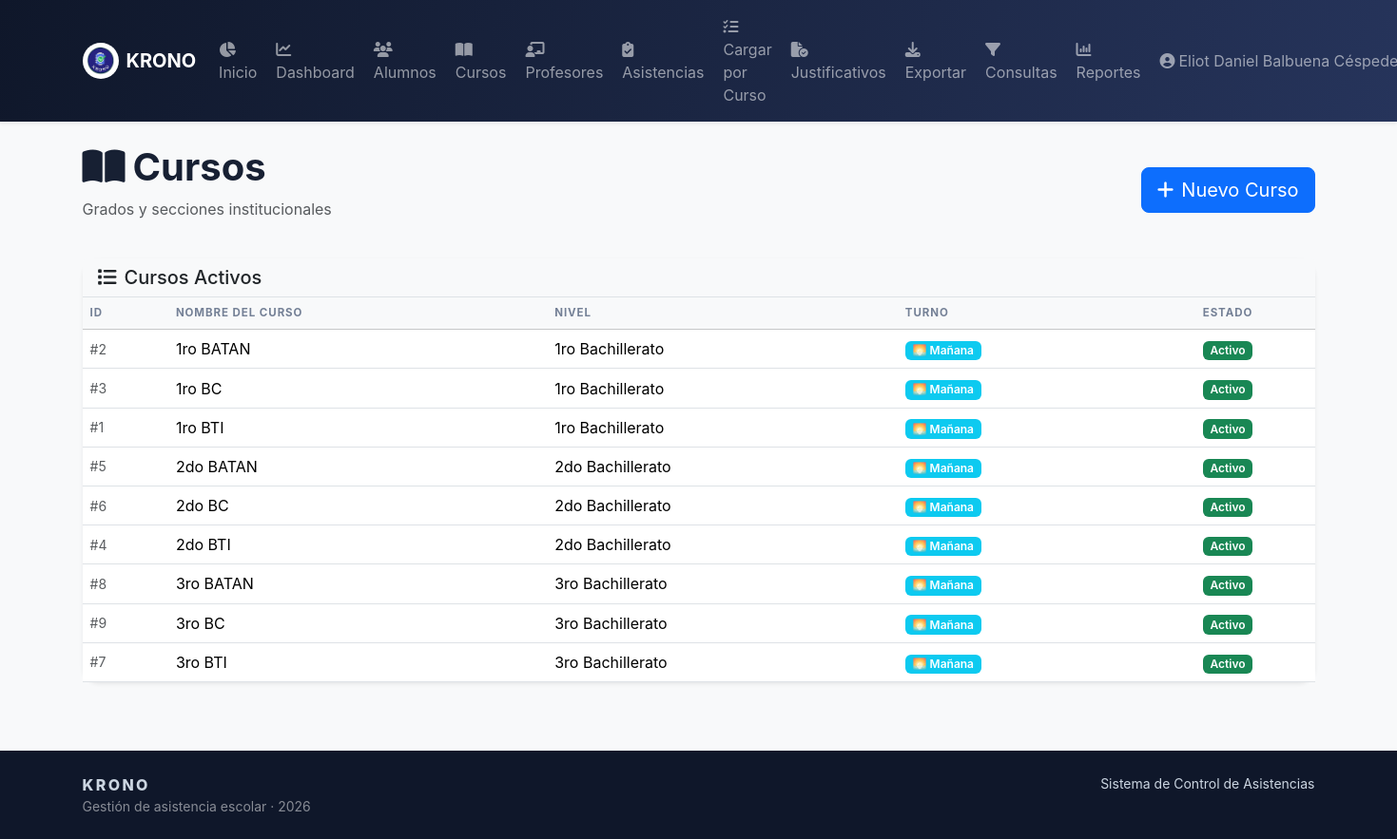
Page /cursos.php (signed in) on the committed database.
### tables this page shows
CREATE TABLE `profesores` (
  `id` int(11) NOT NULL,
  `nombre` varchar(120) NOT NULL,
  `email` varchar(120) DEFAULT NULL,
  `telefono` varchar(30) DEFAULT NULL,
  `especialidad` varchar(100) DEFAULT NULL
);

CREATE TABLE `cursos` (
  `id` int(11) NOT NULL,
  `nombre` varchar(100) NOT NULL,
  `nivel` varchar(60) NOT NULL,
  `turno` enum('Mañana','Tarde') NOT NULL DEFAULT 'Mañana',
  `anio` year(4) NOT NULL DEFAULT 2026,
  `activo` tinyint(1) NOT NULL DEFAULT 1
);

### auth.php (called while the page is built, shortened)
<?php
require_once __DIR__ . '/conexion.php';
function get_user() {
    return $_SESSION['user'] ?? null;
}
function get_rol() {
    $user = get_user();
    return $user['rol'] ?? null;
}
function has_role($role) {
    return get_rol() === $role;
}
function is_profesor() {
    return has_role('profesor');
}
function get_user_full_data() {
    global $pdo;
    $user = get_user();
    try {
        if ($user['rol'] === 'profesor') {
            $stmt = $pdo->prepare('SELECT * FROM profesores WHERE id = ?');
            $stmt->execute([$user['profesor_id']]);
            return $stmt->fetch(PDO::FETCH_ASSOC);
        } else if ($user['rol'] === 'alumno') {
            $stmt = $pdo->prepare('SELECT a.*, c.nombre as curso_nombre FROM alumnos a LEFT JOIN cursos c ON a.curso_id = c.id WHERE a.id = ?');
            $stmt->execute([$user['alumno_id']]);
            return $stmt->fetch(PDO::FETCH_ASSOC);
        }
    } catch (PDOException $e) {
        return null;
    }
}
?>

### config.php (called while the page is built, shortened)
<?php
require_once __DIR__ . '/conexion.php';
require_once __DIR__ . '/auth.php';
function e($v) {
    return htmlspecialchars((string)($v ?? ''), ENT_QUOTES, 'UTF-8');
}
?>

### cursos.php (the view, shortened to what this page needs)
<?php
require __DIR__ . '/header.php';
$rows = $pdo ? $pdo->query('SELECT id, nombre, nivel, turno, activo FROM cursos ORDER BY nombre')->fetchAll() : [];
?>
<div class="d-flex justify-content-between align-items-center mb-4">
    <div>
        <h1 class="display-6 fw-bold">
            <i class="fa-solid fa-book-open me-2"></i>Cursos
        </h1>
        <p class="text-muted">Grados y secciones institucionales</p>
    </div>
    <button class="btn btn-primary btn-lg" data-bs-toggle="modal" data-bs-target="#cursoModal">
        <i class="fa-solid fa-plus me-2"></i>Nuevo Curso
    </button>
</div>
<div class="card shadow-sm border-0">
    <div class="card-header bg-light border-bottom">
        <h5 class="mb-0"><i class="fa-solid fa-list me-2"></i>Cursos Activos</h5>
    </div>
    <div class="table-responsive">
        <table class="table table-hover align-middle mb-0">
            <thead class="table-light">
                <tr>
                    <th>ID</th>
                    <th>Nombre del Curso</th>
                    <th>Nivel</th>
                    <th>Turno</th>
                    <th class="text-center">Estado</th>
                </tr>
            </thead>
            <tbody>
                <?php if (empty($rows)): ?>
                    <tr>
                        <td colspan="5" class="text-center text-muted py-4">
                            No hay cursos registrados
                        </td>
                    </tr>
                <?php else: foreach($rows as $r): ?>
                <tr>
                    <td class="small text-muted">#<?= $r['id'] ?></td>
                    <td class="fw-500"><?= e($r['nombre']) ?></td>
                    <td><?= e($r['nivel']) ?></td>
                    <td>
                        <span class="badge bg-info">
                            <?= $r['turno'] === 'Mañana' ? '🌅 Mañana' : '🌆 Tarde' ?>
                        </span>
                    </td>
                    <td class="text-center">
                        <?php if ($r['activo']): ?>
                            <span class="badge bg-success">Activo</span>
                        <?php else: ?>
                            <span class="badge bg-secondary">Inactivo</span>
                        <?php endif; ?>
                    </td>
                </tr>
                <?php endforeach; endif; ?>
            </tbody>
        </table>
    </div>
</div>
<?php require __DIR__ . '/footer.php'; ?>

### header.php (shortened to what this page needs)
<?php
require_once __DIR__ . '/config.php';
require_once __DIR__ . '/auth.php';
$current_user = get_user();
$user_data = get_user_full_data();
?>
<!doctype html>
<html lang="es">
<head>
    <link href="https://cdn.jsdelivr.net/npm/bootstrap@5.3.3/dist/css/bootstrap.min.css" rel="stylesheet">
    <link href="https://cdnjs.cloudflare.com/ajax/libs/font-awesome/6.5.2/css/all.min.css" rel="stylesheet">
    <link href="styles.css" rel="stylesheet">
</head>
<body class="bg-light">
    <nav class="navbar navbar-expand-lg navbar-dark bg-dark sticky-top shadow-sm">
        <div class="container">
            <a class="navbar-brand d-flex align-items-center gap-2" href="index.php">
                <img src="logo.png" onerror="this.style.display='none'" width="38" height="38" class="rounded-circle bg-white p-1 object-fit-contain" alt="Logo KRONO">
                <span class="fw-bold tracking-wide">KRONO</span>
            </a>
            <div class="collapse navbar-collapse" id="mainNav">
                <ul class="navbar-nav ms-auto align-items-lg-center gap-lg-1">
                    <?php if (is_profesor()): ?>
                        <li class="nav-item">
                            <a class="nav-link" href="index.php"><i class="fa-solid fa-chart-pie me-1"></i>Inicio</a>
                        </li>
                        <li class="nav-item">
                            <a class="nav-link" href="dashboard.php"><i class="fa-solid fa-chart-line me-1"></i>Dashboard</a>
                        </li>
                        <li class="nav-item">
                            <a class="nav-link" href="alumnos.php"><i class="fa-solid fa-users me-1"></i>Alumnos</a>
                        </li>
                        <li class="nav-item">
                            <a class="nav-link" href="cursos.php"><i class="fa-solid fa-book-open me-1"></i>Cursos</a>
                        </li>
                        <li class="nav-item">
                            <a class="nav-link" href="profesores.php"><i class="fa-solid fa-chalkboard-user me-1"></i>Profesores</a>
                        </li>
                        <li class="nav-item">
                            <a class="nav-link" href="asistencias.php"><i class="fa-solid fa-clipboard-check me-1"></i>Asistencias</a>
                        </li>
                        <li class="nav-item">
                            <a class="nav-link" href="cargar_asistencia_curso.php"><i class="fa-solid fa-list-check me-1"></i>Cargar por Curso</a>
                        </li>
                        <li class="nav-item">
                            <a class="nav-link" href="justificativos.php"><i class="fa-solid fa-file-circle-check me-1"></i>Justificativos</a>
                        </li>
                        <li class="nav-item">
                            <a class="nav-link" href="exportar.php"><i class="fa-solid fa-download me-1"></i>Exportar</a>
                        </li>
                        <li class="nav-item">
                            <a class="nav-link" href="consultas.php"><i class="fa-solid fa-filter me-1"></i>Consultas</a>
                        </li>
                        <li class="nav-item">
                            <a class="nav-link" href="reportes.php"><i class="fa-solid fa-chart-column me-1"></i>Reportes</a>
                        </li>
                    <?php endif; ?>
                    <li class="nav-item dropdown">
                        <a class="nav-link dropdown-toggle" href="#" id="userDropdown" role="button" data-bs-toggle="dropdown" aria-expanded="false">
                            <i class="fa-solid fa-user-circle me-1"></i><?= e($current_user['nombre']) ?>
                        </a>
                    </li>
                </ul>
            </div>
        </div>
    </nav>
    <main class="container py-4">

### footer.php
</main><footer class="footer mt-5 py-4"><div class="container d-flex flex-wrap justify-content-between gap-3"><div><strong class="brand-name">KRONO</strong><div class="small text-white-50">Gestión de asistencia escolar · 2026</div></div><div class="small">Sistema de Control de Asistencias</div></div></footer><script src="https://cdn.jsdelivr.net/npm/bootstrap@5.3.3/dist/js/bootstrap.bundle.min.js"></script></body></html>

### styles.css (style rules this page uses)
:root { --navy:#0f172a;--navy2:#1e293b;--purple:#6558d3;--green:#19a974;--orange:#f59e0b;--red:#ef6262;--bg:#f5f7fb;--ink:#172033 }
body { background:var(--bg);color:var(--ink);font-family:Inter,system-ui,-apple-system,sans-serif }
.navbar { background:linear-gradient(110deg,var(--navy),#26345b);box-shadow:0 8px 24px #0f172a24 }
.brand-name { letter-spacing:.15em;font-weight:800 }
.card { border:0;border-radius:18px;box-shadow:0 10px 30px #202a4510 }
.table { vertical-align:middle }
.table thead th { font-size:.72rem;letter-spacing:.08em;color:#748096;text-transform:uppercase }
.badge { font-weight:600 }
.footer { background:var(--navy);color:#cbd5e1 }

### rows in the picture
profesores: nombre "Eliot Daniel Balbuena…"
cursos: id "2", nombre "1ro BATAN", nivel "1ro Bachillerato", turno "🌅 Mañana", activo "Activo"
cursos: id "3", nombre "1ro BC", nivel "1ro Bachillerato", turno "🌅 Mañana", activo "Activo"
cursos: id "1", nombre "1ro BTI", nivel "1ro Bachillerato", turno "🌅 Mañana", activo "Activo"
cursos: id "5", nombre "2do BATAN", nivel "2do Bachillerato", turno "🌅 Mañana", activo "Activo"
cursos: id "6", nombre "2do BC", nivel "2do Bachillerato", turno "🌅 Mañana", activo "Activo"
cursos: id "4", nombre "2do BTI", nivel "2do Bachillerato", turno "🌅 Mañana", activo "Activo"
cursos: id "8", nombre "3ro BATAN", nivel "3ro Bachillerato", turno "🌅 Mañana", activo "Activo"
cursos: id "9", nombre "3ro BC", nivel "3ro Bachillerato", turno "🌅 Mañana", activo "Activo"
cursos: id "7", nombre "3ro BTI", nivel "3ro Bachillerato", turno "🌅 Mañana", activo "Activo"
